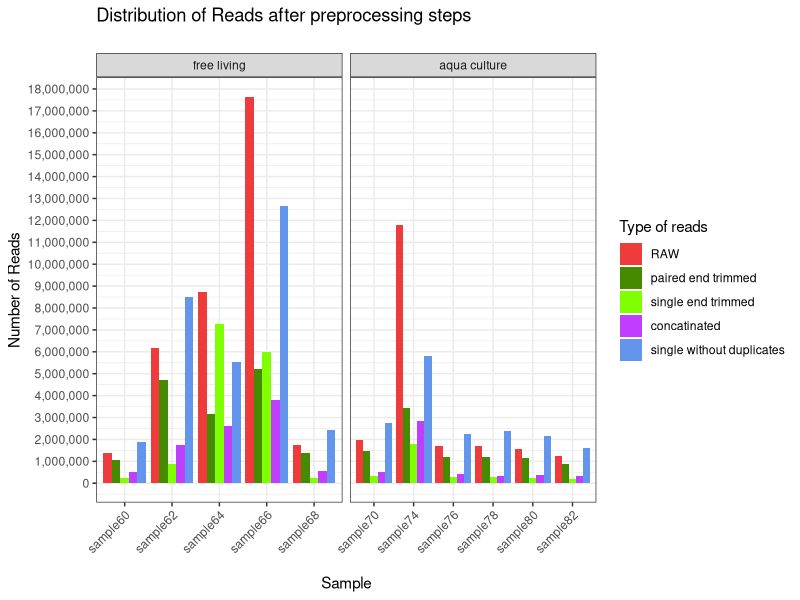

R code for this plot:
# Overview of new preprocessing
library(reshape2)
library(ggplot2)
library(scales)

# Input values for every sample as seperated vector
# structure c(RAW, paired trimmed, single trimmed, concat, no_dup) 
sample60 <- c(RAW = 1401439, p_trim = 1072089, s_trim = 217047, 
              concat = 490160, no_dup =  1870846)
sample62 <- c(RAW = 6155862, p_trim = 4696630, s_trim = 883440, 
              concat = 1760627, no_dup = 8514557)
sample64 <- c(RAW = 8743868, p_trim = 3173163, s_trim = 7271064, 
              concat = 2612057, no_dup = 5550285)
sample66 <- c(RAW = 17654788, p_trim = 5236025, s_trim = 5996006, 
              concat = 3816133, no_dup = 12641540)
sample68 <- c(RAW = 1736051, p_trim = 1366893, s_trim = 246074, 
              concat = 564401, no_dup = 2415265)
sample70 <- c(RAW = 1991046, p_trim = 1469638, s_trim = 311022, 
              concat = 511392, no_dup = 2738325)
sample74 <- c(RAW = 11769965, p_trim = 3434548, s_trim = 1805583, 
              concat = 2858577, no_dup = 5813667)
sample76 <- c(RAW = 1682298, p_trim = 1191996, s_trim = 284656, 
              concat = 400040, no_dup = 2268302)
sample78 <- c(RAW = 1713223, p_trim = 1216594, s_trim = 272004, 
              concat = 310785, no_dup = 2388324)
sample80 <- c(RAW = 1585176, p_trim = 1154371, s_trim = 247431, 
              concat = 398013, no_dup = 2157281)
sample82 <- c(RAW = 1233661, p_trim = 874699, s_trim = 194189, 
              concat = 333192, no_dup = 1609940)

# combine in one vector
data <- data.frame(sample60, sample62, sample64, 
                   sample66, sample68, sample70, 
                   sample74, sample76, sample78, 
                   sample80, sample82)
# rearrenge vector for ggplot2
data2 <- melt(data)
# new factor for legend 
desc <- factor(rep(c("RAW", "paired end trimmed", "single end trimmed",
                     "concatinated", "single without duplicates"),
                   length=nrow(data2)),
              levels=c("RAW", "paired end trimmed", "single end trimmed",
                       "concatinated", "single without duplicates"))
# new vector for facet_wrap
dest <- factor(c(rep("free living", 25),rep("aqua culture", 30)),
               levels=c("free living", "aqua culture"))
# combine to new data.frame
df <- cbind(data2, desc, dest)
# build plot
pdf("graphs/read_distribution_meta-pipeline.pdf")
  ggplot(df, aes(x = variable, y = value, fill = desc)) + 
    # type of plot
    geom_bar(stat = "identity", position = "dodge") +
    # names of the axis
    xlab("\nSample") + ylab("Number of Reads")  +
    # seperate into two windows
    theme_bw() + facet_wrap(~dest, scales="free_x") + 
    # adjust Y-Axis
    scale_y_continuous(labels = comma, breaks = pretty_breaks(n=15)) +
    # change colors
    scale_fill_manual(values = c("brown2", "chartreuse4", "chartreuse1", 
                                "darkorchid1", "#6495ED")) + 
    # change legend title
    guides(fill = guide_legend("Type of reads")) + 
    theme(axis.text.x = element_text(angle = 45, hjust = 1)) +
    ggtitle("Distribution of Reads after preprocessing steps\n")
dev.off()
